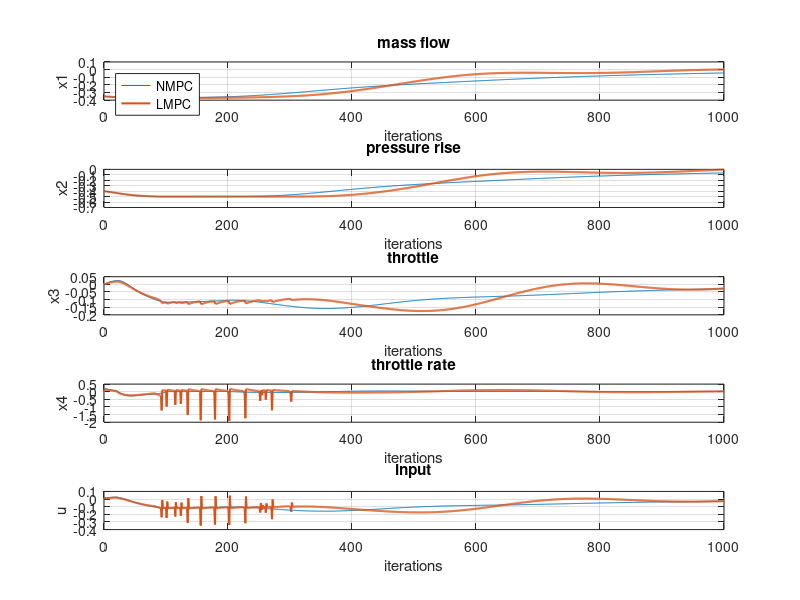
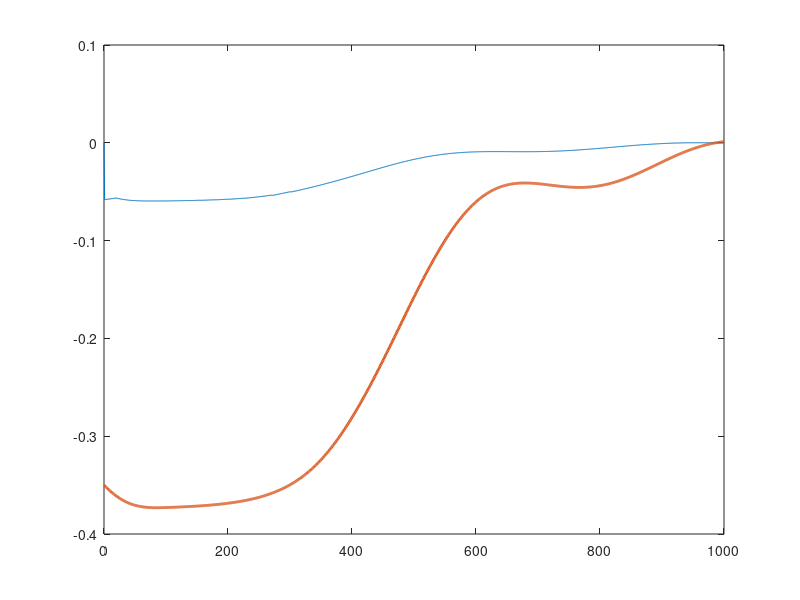

Reproduce these figures in MATLAB, in order. (Note: this script raises an error after producing the figures.)
%% Load data
LMPC_sys=load('LMPC_sysH_K_T01_N40_new.mat');
LMPC_art=load('LMPC_artH_K_T01_N40_new.mat');
% NMPC_sys=load('NMPC_sysH_K_T01_N20_new_1000iter.mat');
% NMPC_art=load('NMPC_artH_K_T01_N20_new_1000iter.mat');
NMPC_sys=load('NMPC_sysH_K_T01_N40_new.mat');
NMPC_art=load('NMPC_artH_K_T01_N40_new.mat');
% NMPC_sys=load('LMPC_sysH_K_T01_N20_new_1000iter_T1000P.mat');
% NMPC_art=load('LMPC_artH_K_T01_N20_new_1000iter_T1000P.mat');
%% Plot
iterations=size(LMPC_sys.sysHistory,2)-1;
iterations2=size(NMPC_sys.sysHistory,2)-1;
figure;
subplot(5,1,1);
plot(0:iterations2,NMPC_sys.sysHistory(1,:), 0:iterations,LMPC_sys.sysHistory(1,:), 'Linewidth',1.5);
grid on
xlabel('iterations');
ylabel('x1');

title('mass flow');
legend({ 'NMPC', 'LMPC'},'Location','northwest')
subplot(5,1,2);
plot(0:iterations2,NMPC_sys.sysHistory(2,:),0:iterations,LMPC_sys.sysHistory(2,:), 'Linewidth',1.5);
grid on
xlabel('iterations');
ylabel('x2');
title('pressure rise');
% legend({ 'NMPC', 'LMPC'},'Location','southeast')
subplot(5,1,3);
plot( 0:iterations2,NMPC_sys.sysHistory(3,:),0:iterations,LMPC_sys.sysHistory(3,:),'Linewidth',1.5);
grid on
xlabel('iterations');
ylabel('x3');
title('throttle');
% legend({ 'NMPC', 'LMPC'},'Location','southeast')
subplot(5,1,4);
plot( 0:iterations2,NMPC_sys.sysHistory(4,:),0:iterations,LMPC_sys.sysHistory(4,:),'Linewidth',1.5);
grid on
xlabel('iterations');
ylabel('x4');
title('throttle rate');
% legend({ 'NMPC', 'LMPC'},'Location','southeast')
subplot(5,1,5);
plot( 0:iterations2,NMPC_sys.sysHistory(5,:), 0:iterations,LMPC_sys.sysHistory(5,:),'Linewidth',1.5);
grid on
xlabel('iterations');
ylabel('u');
title('input');
% legend({ 'NMPC', 'LMPC'},'Location','southeast')

figure;
plot_refs=plot(0:iterations,LMPC_art.art_refHistory(1,:), 0:iterations,LMPC_sys.sysHistory(1,:),'Linewidth',2); hold on;
plot_refs(1).LineStyle='--';
plot_refs(1).Color='m';
plot_refs(2).Color='r';
plot_refs2=plot(0:iterations2,NMPC_art.art_refHistory(1,:), 0:iterations2,NMPC_sys.sysHistory(1,:),'Linewidth',2);
plot_refs2(1).LineStyle='-.';
plot_refs2(1).Color='c';
plot_refs2(2).Color='b';
grid on
xlabel('iterations');
% ylabel('references');
title('Mass flow relevant responses');
legend({'art ref LMPC', 'mass flow LMPC','art ref NMPC', 'mass flow NMPC'},'Location','southeast')


figure;
plot(NMPC_sys.sysHistory(1,:),NMPC_sys.sysHistory(2,:),'Linewidth',1.5,'Marker','.','Color','b'); hold on;
plot(LMPC_sys.sysHistory(1,:),LMPC_sys.sysHistory(2,:),'Linewidth',1.5,'Marker','.','Color','r');
grid on
xlabel('x1');
ylabel('x2');
title('State space');
legend({'NMPC', 'LMPC'},'Location','southeast')
